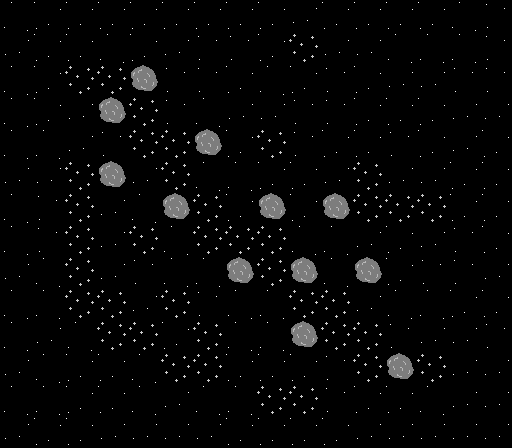

A 2D game scene composited from a Tiled map and its tileset images. What follows is a short description and the map's XML, with every tile layer's data as written:
An orthogonal 16x14 tile map with 32x32 px tiles, 1 tile layer (terrain).

<map version="1.0" orientation="orthogonal" renderorder="right-down" width="16" height="14" tilewidth="32" tileheight="32" nextobjectid="5">
 <tileset firstgid="1" name="space" tilewidth="32" tileheight="32" tilecount="9" columns="3">
  <image source="../../tilesets/space.png" width="96" height="96" />
  <tile id="2">
   <properties>
    <property name="type" value="blocked" />
   </properties>
  </tile>
  <tile id="5">
   <properties>
    <property name="type" value="obstructed" />
   </properties>
  </tile>
 </tileset>
 <layer name="terrain" width="16" height="14">
  <data encoding="csv">
1,5,5,5,5,5,5,5,5,4,5,5,5,5,1,2,
4,5,5,1,5,4,2,2,5,6,4,4,1,1,1,2,
1,5,6,6,3,2,2,5,1,5,2,5,4,4,2,2,
1,5,4,3,6,2,1,4,4,2,2,5,5,5,4,4,
1,1,4,2,6,6,3,5,6,2,5,5,2,5,4,5,
4,4,6,3,4,6,1,1,5,5,4,6,4,4,5,5,
1,2,6,4,1,3,6,5,3,5,3,6,6,6,5,5,
1,2,6,4,6,1,6,6,6,1,1,4,5,4,2,5,
4,1,6,4,2,1,1,3,6,3,1,3,5,2,2,4,
1,1,6,6,4,6,2,1,1,6,6,4,1,1,5,5,
1,4,1,6,6,5,6,1,1,3,6,6,2,4,4,2,
4,1,5,5,1,6,6,5,5,5,2,6,3,6,4,4,
1,1,5,5,1,4,1,1,6,6,2,5,5,1,4,4,
4,5,5,4,4,4,4,5,5,5,5,4,4,4,4,4
</data>
 </layer>
</map>